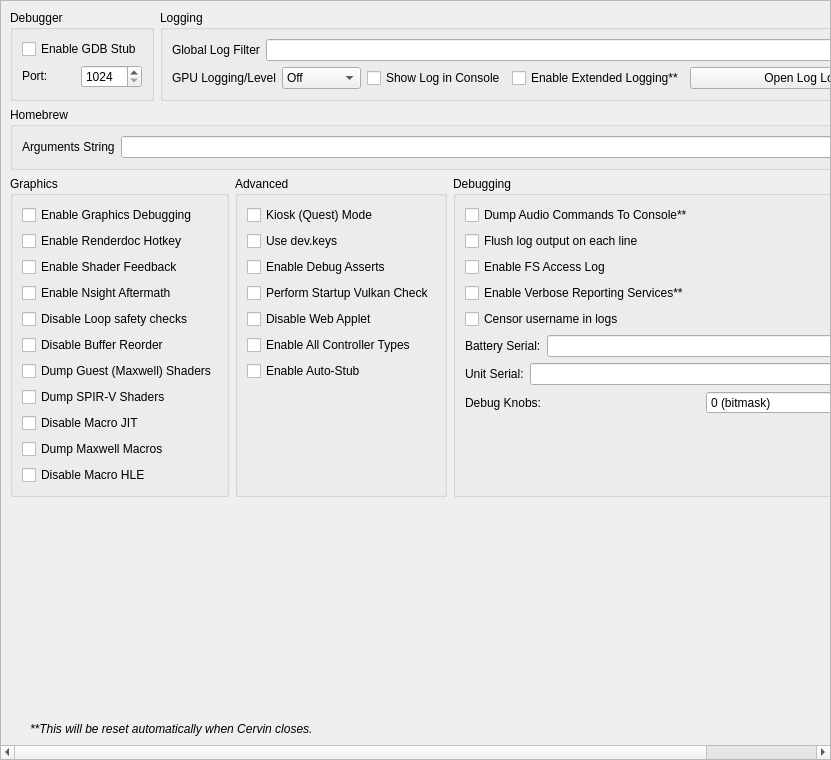
<?xml version="1.0" encoding="UTF-8"?>
<ui version="4.0">
 <class>ConfigureDebug</class>
 <widget class="QScrollArea" name="ConfigureDebug">
  <property name="geometry">
   <rect>
    <x>0</x>
    <y>0</y>
    <width>831</width>
    <height>760</height>
   </rect>
  </property>
  <property name="widgetResizable">
   <bool>true</bool>
  </property>
  <widget class="QWidget" name="widget">
   <property name="geometry">
    <rect>
     <x>0</x>
     <y>0</y>
     <width>829</width>
     <height>758</height>
    </rect>
   </property>
   <layout class="QVBoxLayout" name="verticalLayout_1">
    <item>
     <layout class="QHBoxLayout" name="horizontalLayout">
      <property name="topMargin">
       <number>0</number>
      </property>
      <item>
       <widget class="QGroupBox" name="groupBox">
        <property name="sizePolicy">
         <sizepolicy hsizetype="Preferred" vsizetype="Preferred">
          <horstretch>0</horstretch>
          <verstretch>0</verstretch>
         </sizepolicy>
        </property>
        <property name="title">
         <string>Debugger</string>
        </property>
        <property name="alignment">
         <set>Qt::AlignmentFlag::AlignLeading|Qt::AlignmentFlag::AlignLeft|Qt::AlignmentFlag::AlignTop</set>
        </property>
        <property name="flat">
         <bool>false</bool>
        </property>
        <property name="checkable">
         <bool>false</bool>
        </property>
        <layout class="QVBoxLayout" name="verticalLayout_3">
         <item>
          <widget class="QWidget" name="debug_widget" native="true">
           <property name="sizePolicy">
            <sizepolicy hsizetype="Preferred" vsizetype="Maximum">
             <horstretch>0</horstretch>
             <verstretch>0</verstretch>
            </sizepolicy>
           </property>
           <layout class="QVBoxLayout" name="verticalLayout">
            <property name="sizeConstraint">
             <enum>QLayout::SizeConstraint::SetDefaultConstraint</enum>
            </property>
            <property name="leftMargin">
             <number>0</number>
            </property>
            <property name="topMargin">
             <number>0</number>
            </property>
            <property name="rightMargin">
             <number>0</number>
            </property>
            <property name="bottomMargin">
             <number>0</number>
            </property>
            <item>
             <widget class="QCheckBox" name="toggle_gdbstub">
              <property name="sizePolicy">
               <sizepolicy hsizetype="Maximum" vsizetype="Maximum">
                <horstretch>0</horstretch>
                <verstretch>0</verstretch>
               </sizepolicy>
              </property>
              <property name="text">
               <string>Enable GDB Stub</string>
              </property>
             </widget>
            </item>
            <item>
             <widget class="QWidget" name="horizontalWidget_3" native="true">
              <property name="sizePolicy">
               <sizepolicy hsizetype="Preferred" vsizetype="Maximum">
                <horstretch>0</horstretch>
                <verstretch>0</verstretch>
               </sizepolicy>
              </property>
              <layout class="QHBoxLayout" name="horizontalLayout_3">
               <property name="leftMargin">
                <number>0</number>
               </property>
               <property name="topMargin">
                <number>0</number>
               </property>
               <property name="rightMargin">
                <number>0</number>
               </property>
               <property name="bottomMargin">
                <number>0</number>
               </property>
               <item>
                <widget class="QLabel" name="label_11">
                 <property name="sizePolicy">
                  <sizepolicy hsizetype="Minimum" vsizetype="Maximum">
                   <horstretch>0</horstretch>
                   <verstretch>0</verstretch>
                  </sizepolicy>
                 </property>
                 <property name="text">
                  <string>Port:</string>
                 </property>
                </widget>
               </item>
               <item>
                <widget class="QSpinBox" name="gdbport_spinbox">
                 <property name="sizePolicy">
                  <sizepolicy hsizetype="Preferred" vsizetype="Maximum">
                   <horstretch>0</horstretch>
                   <verstretch>0</verstretch>
                  </sizepolicy>
                 </property>
                 <property name="minimum">
                  <number>1024</number>
                 </property>
                 <property name="maximum">
                  <number>65535</number>
                 </property>
                </widget>
               </item>
              </layout>
             </widget>
            </item>
           </layout>
          </widget>
         </item>
        </layout>
       </widget>
      </item>
      <item>
       <widget class="QGroupBox" name="groupBox_2">
        <property name="sizePolicy">
         <sizepolicy hsizetype="Expanding" vsizetype="Preferred">
          <horstretch>0</horstretch>
          <verstretch>0</verstretch>
         </sizepolicy>
        </property>
        <property name="title">
         <string>Logging</string>
        </property>
        <layout class="QGridLayout" name="gridLayout_1">
         <item row="0" column="0" colspan="4">
          <widget class="QWidget" name="logging_widget" native="true">
           <property name="sizePolicy">
            <sizepolicy hsizetype="Preferred" vsizetype="Maximum">
             <horstretch>0</horstretch>
             <verstretch>0</verstretch>
            </sizepolicy>
           </property>
           <layout class="QHBoxLayout" name="horizontalLayout_1">
            <property name="leftMargin">
             <number>0</number>
            </property>
            <property name="topMargin">
             <number>0</number>
            </property>
            <property name="rightMargin">
             <number>0</number>
            </property>
            <property name="bottomMargin">
             <number>0</number>
            </property>
            <item>
             <widget class="QLabel" name="label_1">
              <property name="sizePolicy">
               <sizepolicy hsizetype="Preferred" vsizetype="Preferred">
                <horstretch>0</horstretch>
                <verstretch>0</verstretch>
               </sizepolicy>
              </property>
              <property name="text">
               <string>Global Log Filter</string>
              </property>
             </widget>
            </item>
            <item>
             <widget class="QLineEdit" name="log_filter_edit"/>
            </item>
           </layout>
          </widget>
         </item>
         <item row="1" column="0">
          <widget class="QWidget" name="gpu_log_level_widget" native="true">
           <property name="sizePolicy">
            <sizepolicy hsizetype="Preferred" vsizetype="Maximum">
             <horstretch>0</horstretch>
             <verstretch>0</verstretch>
            </sizepolicy>
           </property>
           <layout class="QHBoxLayout" name="gpu_log_level_layout">
            <property name="leftMargin">
             <number>0</number>
            </property>
            <property name="topMargin">
             <number>0</number>
            </property>
            <property name="rightMargin">
             <number>0</number>
            </property>
            <property name="bottomMargin">
             <number>0</number>
            </property>
            <item>
             <widget class="QLabel" name="gpu_log_level_label">
              <property name="text">
               <string>GPU Logging/Level</string>
              </property>
             </widget>
            </item>
            <item>
             <widget class="QComboBox" name="gpu_log_level">
              <property name="toolTip">
               <string>Detail level for GPU logs. Off disables logging entirely.</string>
              </property>
              <item>
               <property name="text">
                <string>Off</string>
               </property>
              </item>
              <item>
               <property name="text">
                <string>Errors</string>
               </property>
              </item>
              <item>
               <property name="text">
                <string>Standard</string>
               </property>
              </item>
              <item>
               <property name="text">
                <string>Verbose</string>
               </property>
              </item>
              <item>
               <property name="text">
                <string>All</string>
               </property>
              </item>
             </widget>
            </item>
           </layout>
          </widget>
         </item>
         <item row="1" column="1">
          <widget class="QCheckBox" name="toggle_console">
           <property name="text">
            <string>Show Log in Console</string>
           </property>
          </widget>
         </item>
         <item row="1" column="2">
          <widget class="QCheckBox" name="extended_logging">
           <property name="enabled">
            <bool>true</bool>
           </property>
           <property name="toolTip">
            <string>When checked, the max size of the log increases from 100 MB to 1 GB</string>
           </property>
           <property name="text">
            <string>Enable Extended Logging**</string>
           </property>
          </widget>
         </item>
         <item row="1" column="3">
          <widget class="QPushButton" name="open_log_button">
           <property name="sizePolicy">
            <sizepolicy hsizetype="Expanding" vsizetype="Maximum">
             <horstretch>1</horstretch>
             <verstretch>0</verstretch>
            </sizepolicy>
           </property>
           <property name="minimumSize">
            <size>
             <width>250</width>
             <height>0</height>
            </size>
           </property>
           <property name="text">
            <string>Open Log Location</string>
           </property>
          </widget>
         </item>
        </layout>
       </widget>
      </item>
     </layout>
    </item>
    <item>
     <widget class="QGroupBox" name="groupBox_3">
      <property name="title">
       <string>Homebrew</string>
      </property>
      <layout class="QVBoxLayout" name="verticalLayout_5">
       <item>
        <layout class="QHBoxLayout" name="horizontalLayout_4">
         <item>
          <widget class="QLabel" name="label_3">
           <property name="text">
            <string>Arguments String</string>
           </property>
          </widget>
         </item>
         <item>
          <widget class="QLineEdit" name="homebrew_args_edit"/>
         </item>
        </layout>
       </item>
      </layout>
     </widget>
    </item>
    <item>
     <layout class="QHBoxLayout" name="horizontalLayout_2">
      <item>
       <widget class="QGroupBox" name="groupBox_4">
        <property name="title">
         <string>Graphics</string>
        </property>
        <layout class="QGridLayout" name="gridLayout_2">
         <item row="4" column="0">
          <widget class="QCheckBox" name="disable_loop_safety_checks">
           <property name="toolTip">
            <string>When checked, it executes shaders without loop logic changes</string>
           </property>
           <property name="text">
            <string>Disable Loop safety checks</string>
           </property>
          </widget>
         </item>
         <item row="9" column="0">
          <widget class="QCheckBox" name="dump_macros">
           <property name="enabled">
            <bool>true</bool>
           </property>
           <property name="toolTip">
            <string>When checked, it will dump all the macro programs of the GPU</string>
           </property>
           <property name="text">
            <string>Dump Maxwell Macros</string>
           </property>
          </widget>
         </item>
         <item row="3" column="0">
          <widget class="QCheckBox" name="enable_nsight_aftermath">
           <property name="toolTip">
            <string>When checked, it enables Nsight Aftermath crash dumps</string>
           </property>
           <property name="text">
            <string>Enable Nsight Aftermath</string>
           </property>
          </widget>
         </item>
         <item row="6" column="0">
          <widget class="QCheckBox" name="dump_guest_shaders">
           <property name="enabled">
            <bool>true</bool>
           </property>
           <property name="toolTip">
            <string>When checked, it will dump original Maxwell guest shader bytecode (the input to the recompiler) as .ash files under DumpDir/shaders/. Useful for inspection with nvdisasm.</string>
           </property>
           <property name="text">
            <string>Dump Guest (Maxwell) Shaders</string>
           </property>
          </widget>
         </item>
         <item row="1" column="0">
          <widget class="QCheckBox" name="enable_renderdoc_hotkey">
           <property name="text">
            <string>Enable Renderdoc Hotkey</string>
           </property>
          </widget>
         </item>
         <item row="8" column="0">
          <widget class="QCheckBox" name="disable_macro_jit">
           <property name="enabled">
            <bool>true</bool>
           </property>
           <property name="toolTip">
            <string>When checked, it disables the macro Just In Time compiler. Enabling this makes games run slower</string>
           </property>
           <property name="text">
            <string>Disable Macro JIT</string>
           </property>
          </widget>
         </item>
         <item row="10" column="0">
          <widget class="QCheckBox" name="disable_macro_hle">
           <property name="enabled">
            <bool>true</bool>
           </property>
           <property name="toolTip">
            <string>When checked, it disables the macro HLE functions. Enabling this makes games run slower</string>
           </property>
           <property name="text">
            <string>Disable Macro HLE</string>
           </property>
          </widget>
         </item>
         <item row="0" column="0">
          <widget class="QCheckBox" name="enable_graphics_debugging">
           <property name="enabled">
            <bool>true</bool>
           </property>
           <property name="toolTip">
            <string>When checked, the graphics API enters a slower debugging mode</string>
           </property>
           <property name="text">
            <string>Enable Graphics Debugging</string>
           </property>
          </widget>
         </item>
         <item row="11" column="0">
          <spacer name="verticalSpacer_5">
           <property name="orientation">
            <enum>Qt::Orientation::Vertical</enum>
           </property>
           <property name="sizeType">
            <enum>QSizePolicy::Policy::Preferred</enum>
           </property>
           <property name="sizeHint" stdset="0">
            <size>
             <width>20</width>
             <height>0</height>
            </size>
           </property>
          </spacer>
         </item>
         <item row="2" column="0">
          <widget class="QCheckBox" name="enable_shader_feedback">
           <property name="toolTip">
            <string>When checked, Cervin will log statistics about the compiled pipeline cache</string>
           </property>
           <property name="text">
            <string>Enable Shader Feedback</string>
           </property>
          </widget>
         </item>
         <item row="5" column="0">
          <widget class="QCheckBox" name="disable_buffer_reorder">
           <property name="toolTip">
            <string>&lt;html&gt;&lt;head/&gt;&lt;body&gt;&lt;p&gt;When checked, disables reordering of mapped memory uploads which allows to associate uploads with specific draws. May reduce performance in some cases.&lt;/p&gt;&lt;/body&gt;&lt;/html&gt;</string>
           </property>
           <property name="text">
            <string>Disable Buffer Reorder</string>
           </property>
          </widget>
         </item>
         <item row="7" column="0">
          <widget class="QCheckBox" name="gpu_log_shader_dumps">
           <property name="toolTip">
            <string>When checked, it will dump the recompiler's output SPIR-V binaries (.spv) under LogDir/shaders/. Inspect via SPIRV-Tools (spirv-dis / spirv-cross / spirv-val) or RenderDoc.</string>
           </property>
           <property name="text">
            <string>Dump SPIR-V Shaders</string>
           </property>
          </widget>
         </item>
        </layout>
       </widget>
      </item>
      <item>
       <widget class="QGroupBox" name="groupBox_6">
        <property name="title">
         <string>Advanced</string>
        </property>
        <layout class="QGridLayout" name="gridLayout_4">
         <item row="3" column="0">
          <widget class="QCheckBox" name="perform_vulkan_check">
           <property name="toolTip">
            <string>Enables Cervin to check for a working Vulkan environment when the program starts up. Disable this if this is causing issues with external programs seeing Cervin.</string>
           </property>
           <property name="text">
            <string>Perform Startup Vulkan Check</string>
           </property>
          </widget>
         </item>
         <item row="4" column="0">
          <widget class="QCheckBox" name="disable_web_applet">
           <property name="text">
            <string>Disable Web Applet</string>
           </property>
          </widget>
         </item>
         <item row="5" column="0">
          <widget class="QCheckBox" name="enable_all_controllers">
           <property name="text">
            <string>Enable All Controller Types</string>
           </property>
          </widget>
         </item>
         <item row="6" column="0">
          <widget class="QCheckBox" name="use_auto_stub">
           <property name="text">
            <string>Enable Auto-Stub</string>
           </property>
          </widget>
         </item>
         <item row="0" column="0">
          <widget class="QCheckBox" name="quest_flag">
           <property name="text">
            <string>Kiosk (Quest) Mode</string>
           </property>
          </widget>
         </item>
         <item row="1" column="0">
          <widget class="QCheckBox" name="use_dev_keys">
           <property name="text">
            <string>Use dev.keys</string>
           </property>
          </widget>
         </item>
         <item row="2" column="0">
          <widget class="QCheckBox" name="use_debug_asserts">
           <property name="text">
            <string>Enable Debug Asserts</string>
           </property>
          </widget>
         </item>
         <item row="7" column="0">
          <spacer name="verticalSpacer_4">
           <property name="orientation">
            <enum>Qt::Orientation::Vertical</enum>
           </property>
           <property name="sizeType">
            <enum>QSizePolicy::Policy::Expanding</enum>
           </property>
           <property name="sizeHint" stdset="0">
            <size>
             <width>20</width>
             <height>0</height>
            </size>
           </property>
          </spacer>
         </item>
        </layout>
       </widget>
      </item>
      <item>
       <widget class="QGroupBox" name="groupBox_5">
        <property name="title">
         <string>Debugging</string>
        </property>
        <layout class="QGridLayout" name="gridLayout_3">
         <item row="6" column="0">
          <widget class="QWidget" name="serial_battery_widget" native="true">
           <property name="sizePolicy">
            <sizepolicy hsizetype="Preferred" vsizetype="Maximum">
             <horstretch>0</horstretch>
             <verstretch>0</verstretch>
            </sizepolicy>
           </property>
           <layout class="QHBoxLayout" name="horizontalLayout_11">
            <property name="leftMargin">
             <number>0</number>
            </property>
            <property name="topMargin">
             <number>0</number>
            </property>
            <property name="rightMargin">
             <number>0</number>
            </property>
            <property name="bottomMargin">
             <number>0</number>
            </property>
            <item>
             <widget class="QLabel" name="label_12">
              <property name="sizePolicy">
               <sizepolicy hsizetype="Preferred" vsizetype="Preferred">
                <horstretch>0</horstretch>
                <verstretch>0</verstretch>
               </sizepolicy>
              </property>
              <property name="text">
               <string>Battery Serial:</string>
              </property>
             </widget>
            </item>
            <item>
             <widget class="QLineEdit" name="serial_battery_edit"/>
            </item>
           </layout>
          </widget>
         </item>
         <item row="8" column="0">
          <widget class="QWidget" name="debug_knobs_widget" native="true">
           <property name="sizePolicy">
            <sizepolicy hsizetype="Preferred" vsizetype="Maximum">
             <horstretch>0</horstretch>
             <verstretch>0</verstretch>
            </sizepolicy>
           </property>
           <layout class="QHBoxLayout" name="horizontalLayout_debug_knobs">
            <property name="leftMargin">
             <number>0</number>
            </property>
            <property name="topMargin">
             <number>0</number>
            </property>
            <property name="rightMargin">
             <number>0</number>
            </property>
            <property name="bottomMargin">
             <number>0</number>
            </property>
            <item>
             <widget class="QLabel" name="label_debug_knobs">
              <property name="sizePolicy">
               <sizepolicy hsizetype="Preferred" vsizetype="Preferred">
                <horstretch>0</horstretch>
                <verstretch>0</verstretch>
               </sizepolicy>
              </property>
              <property name="text">
               <string>Debug Knobs:</string>
              </property>
             </widget>
            </item>
            <item>
             <widget class="QSpinBox" name="debug_knobs_spinbox">
              <property name="minimum">
               <number>0</number>
              </property>
              <property name="maximum">
               <number>65535</number>
              </property>
              <property name="toolTip">
               <string>Bitmask for quick development toggles</string>
              </property>
              <property name="statusTip">
               <string>Set debug knobs (bitmask)</string>
              </property>
              <property name="whatsThis">
               <string>16-bit debug knob set for quick development toggles</string>
              </property>
              <property name="suffix">
               <string> (bitmask)</string>
              </property>
             </widget>
            </item>
           </layout>
          </widget>
         </item>
         <item row="7" column="0">
          <widget class="QWidget" name="serial_board_widget" native="true">
           <property name="sizePolicy">
            <sizepolicy hsizetype="Preferred" vsizetype="Maximum">
             <horstretch>0</horstretch>
             <verstretch>0</verstretch>
            </sizepolicy>
           </property>
           <layout class="QHBoxLayout" name="horizontalLayout_12">
            <property name="leftMargin">
             <number>0</number>
            </property>
            <property name="topMargin">
             <number>0</number>
            </property>
            <property name="rightMargin">
             <number>0</number>
            </property>
            <property name="bottomMargin">
             <number>0</number>
            </property>
            <item>
             <widget class="QLabel" name="label_13">
              <property name="sizePolicy">
               <sizepolicy hsizetype="Preferred" vsizetype="Preferred">
                <horstretch>0</horstretch>
                <verstretch>0</verstretch>
               </sizepolicy>
              </property>
              <property name="text">
               <string>Unit Serial:</string>
              </property>
             </widget>
            </item>
            <item>
             <widget class="QLineEdit" name="serial_board_edit"/>
            </item>
           </layout>
          </widget>
         </item>
         <item row="20" column="0">
          <spacer name="verticalSpacer_3">
           <property name="orientation">
            <enum>Qt::Orientation::Vertical</enum>
           </property>
           <property name="sizeType">
            <enum>QSizePolicy::Policy::Expanding</enum>
           </property>
           <property name="sizeHint" stdset="0">
            <size>
             <width>20</width>
             <height>0</height>
            </size>
           </property>
          </spacer>
         </item>
         <item row="1" column="0">
          <widget class="QCheckBox" name="dump_audio_commands">
           <property name="toolTip">
            <string>Enable this to output the latest generated audio command list to the console. Only affects games using the audio renderer.</string>
           </property>
           <property name="text">
            <string>Dump Audio Commands To Console**</string>
           </property>
          </widget>
         </item>
         <item row="2" column="0">
          <widget class="QCheckBox" name="flush_line">
           <property name="text">
            <string>Flush log output on each line</string>
           </property>
          </widget>
         </item>
         <item row="3" column="0">
          <widget class="QCheckBox" name="fs_access_log">
           <property name="text">
            <string>Enable FS Access Log</string>
           </property>
          </widget>
         </item>
         <item row="4" column="0">
          <widget class="QCheckBox" name="reporting_services">
           <property name="text">
            <string>Enable Verbose Reporting Services**</string>
           </property>
          </widget>
         </item>
         <item row="5" column="0">
          <widget class="QCheckBox" name="censor_username">
           <property name="text">
            <string>Censor username in logs</string>
           </property>
          </widget>
         </item>
        </layout>
       </widget>
      </item>
     </layout>
    </item>
    <item>
     <spacer name="verticalSpacer">
      <property name="orientation">
       <enum>Qt::Orientation::Vertical</enum>
      </property>
      <property name="sizeHint" stdset="0">
       <size>
        <width>20</width>
        <height>0</height>
       </size>
      </property>
     </spacer>
    </item>
    <item>
     <widget class="QLabel" name="label_5">
      <property name="sizePolicy">
       <sizepolicy hsizetype="Expanding" vsizetype="Preferred">
        <horstretch>0</horstretch>
        <verstretch>0</verstretch>
       </sizepolicy>
      </property>
      <property name="font">
       <font>
        <italic>true</italic>
       </font>
      </property>
      <property name="text">
    <string>**This will be reset automatically when Cervin closes.</string>
      </property>
      <property name="indent">
       <number>20</number>
      </property>
     </widget>
    </item>
   </layout>
  </widget>
 </widget>
 <tabstops>
  <tabstop>log_filter_edit</tabstop>
  <tabstop>toggle_console</tabstop>
  <tabstop>extended_logging</tabstop>
  <tabstop>open_log_button</tabstop>
  <tabstop>homebrew_args_edit</tabstop>
  <tabstop>enable_graphics_debugging</tabstop>
  <tabstop>enable_shader_feedback</tabstop>
  <tabstop>enable_nsight_aftermath</tabstop>
  <tabstop>fs_access_log</tabstop>
  <tabstop>reporting_services</tabstop>
  <tabstop>quest_flag</tabstop>
  <tabstop>use_debug_asserts</tabstop>
 </tabstops>
 <resources/>
 <connections/>
</ui>
